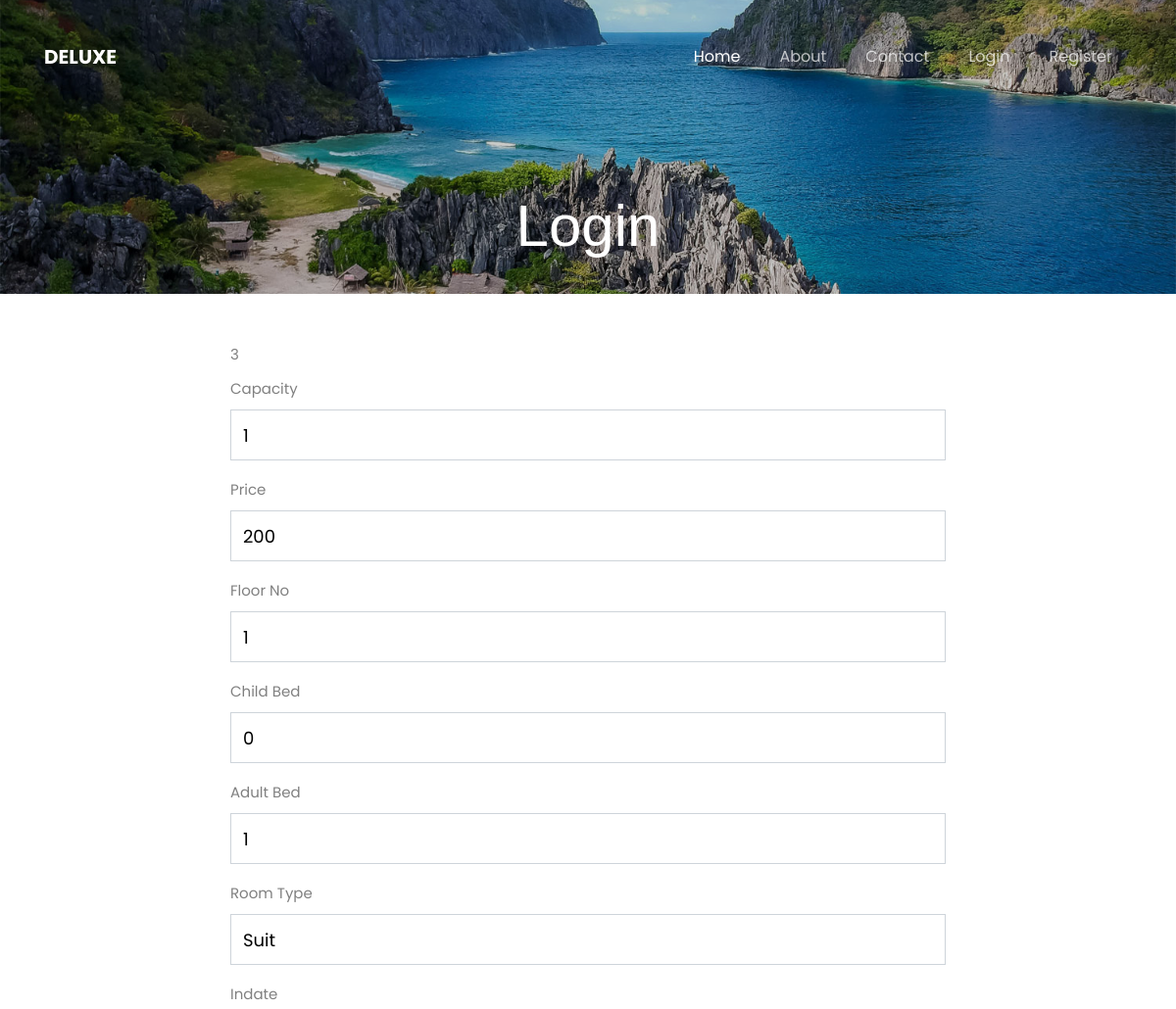
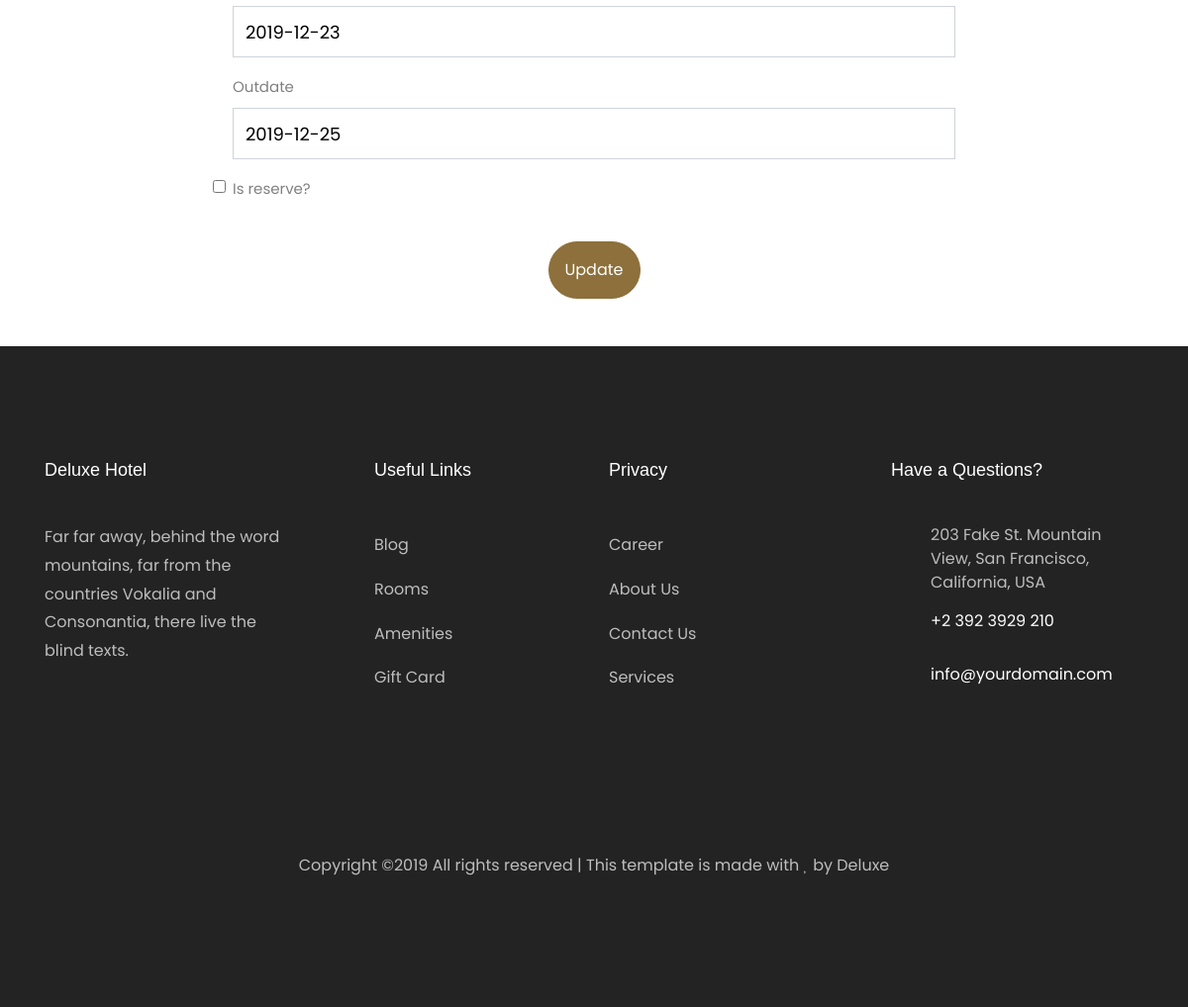
The app's page /getupdateroom/3 with its own data (2 pictures, top to bottom).
### app.py (models this page shows)
class Room(db.Model):
    roomno = db.Column(db.Integer, primary_key=True)
    price = db.Column(db.Integer)
    capacity = db.Column(db.Integer)
    floorno = db.Column(db.Integer)
    childbed = db.Column(db.Integer)
    adultbed = db.Column(db.Integer)
    roomtype = db.Column(db.String(255))
    inDate = db.Column(db.Date)
    outDate=db.Column(db.Date)
    isreserve = db.Column('is_reserve',db.Boolean)
    reservations = db.relationship('Reservation',backref='room')

### app.py (the view)
@app.route('/getupdateroom/<roomno>',methods=['GET','POST'])
def getupdateroom(roomno):
    if request.method=='GET':
        room = Room.query.filter_by(roomno=roomno).first()
        return render_template('updateroom.html',room=room)

### templates/updateroom.html
{% extends "layout.html" %}
{% block content %}
<div class="hero-wrap" style="background-image: url({{url_for('static',filename='images/bg_1.jpg')}});">
    <div class="overlay"></div>
      <div class="container">
        <div class="row no-gutters slider-text d-flex align-itemd-end justify-content-center">
          <div class="col-md-9 ftco-animate text-center d-flex align-items-end justify-content-center">
          	<div class="text">
	            <h1 class="mb-4 bread">Login</h1>
            </div>
          </div>
        </div>
    </div>
</div>
<div class="container">
    <div class="row justify-content-center">
        <div class="col-8 justify-content-center pt-5 pb-5">
            <form action="/updateroom/{{room.roomno}}" method="POST">
                <div class="form-group">
                    <label for="roomno">{{room.roomno}}</label><br>
                    <label>Capacity</label>
                    <input type="text" class="form-control" name="capacity" id="capacity" value="{{room.capacity}}">
                </div>
                <div class="form-group">
                    <label for="price">Price</label>
                    <input type="text" class="form-control" id="price" name="price" value="{{room.price}}">
                </div>
                <div class="form-group">
                    <label for="price">Floor No</label>
                    <input type="text" class="form-control" id="floorno" name="floorno" value="{{room.floorno}}">
                </div>
                <div class="form-group">
                    <label for="price">Child Bed</label>
                    <input type="text" class="form-control" id="childbed" name="childbed" value="{{room.childbed}}">
                </div>
                <div class="form-group">
                    <label for="price">Adult Bed</label>
                    <input type="text" class="form-control" id="adultbed" name="adultbed" value="{{room.adultbed}}">
                </div>
                <div class="form-group">
                    <label for="price">Room Type</label>
                    <input type="text" class="form-control" id="roomtype" name="roomtype" value="{{room.roomtype}}">
                </div>
                <div class="form-group">
                    <label for="price">Indate</label>
                    <input type="text" class="form-control" id="inDate" name="inDate" value="{{room.inDate}}">
                </div>
                <div class="form-group">
                    <label for="price">Outdate</label>
                    <input type="text" class="form-control" id="outDate" name="outDate" value="{{room.outDate}}">
                </div>
                <div class="form-group">
                {% if room.isreserve == True %}
                    <input type="checkbox" class="form-check-input" id="isreserve" name="isreserve" checked>
                {% else %}
                    <input type="checkbox" class="form-check-input" id="isreserve" name="isreserve">
                {% endif %}
                    <label for="price">Is reserve?</label>
                </div>
                <div class="text-center pt-3">
                    <button type="submit" class="btn btn-primary p-3">Update</button>
                </div>
            </form>
        </div>
    </div>
</div>
{% endblock content %}

### records on screen
Room: roomno "3", capacity "1", price "200", floorno "1", childbed "0", adultbed "1", roomtype "Suit", inDate "2019-12-23", outDate "2019-12-25"
